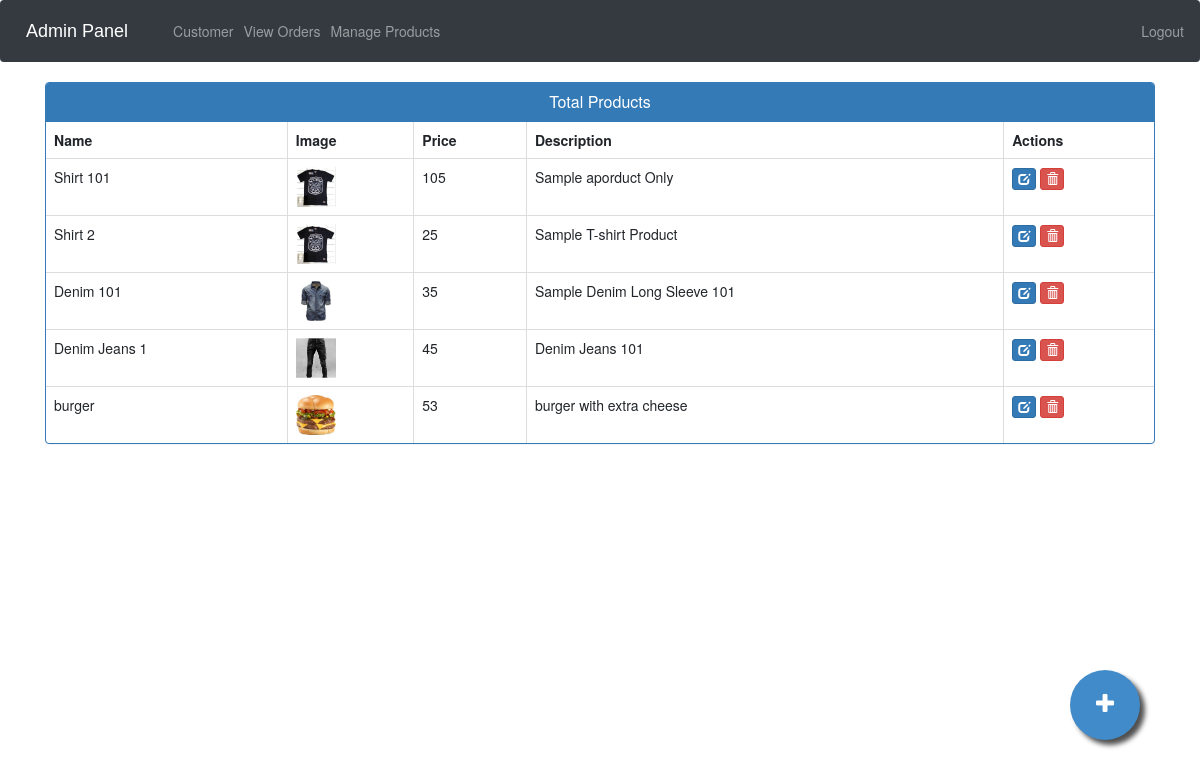
The page /admin-products (signed in) on the database its author committed.
### ecom/models.py (models this page shows, shortened)
class Product(models.Model):
    name=models.CharField(max_length=40)
    product_image= models.ImageField(upload_to='product_image/',null=True,blank=True)
    price = models.PositiveIntegerField()
    description=models.CharField(max_length=40)

### ecom/views.py (the view)
# urls.py: path('admin-products', views.admin_products_view,name='admin-products'),
@login_required(login_url='adminlogin')
def admin_products_view(request):
    products=models.Product.objects.all()
    return render(request,'ecom/admin_products.html',{'products':products})

### templates/ecom/admin_products.html (shortened to what this page needs)
{% extends 'ecom/admin_base.html' %}
{% load static %}
{% block content %}
<head>
  <link href="//netdna.bootstrapcdn.com/bootstrap/3.0.0/css/bootstrap.min.css" rel="stylesheet" id="bootstrap-css">
</head>
<div class="container">
  <div class="panel panel-primary">
    <div class="panel-heading">
      <h6 class="panel-title">Total Products</h6>
    </div>
    <table class="table table-hover table-bordered" id="dev-table">
      <thead>
        <tr>
          <th>Name</th>
          <th>Image</th>
          <th>Price</th>
          <th>Description</th>
          <th>Actions</th>
        </tr>
      </thead>
      {% for p in products %}
  {% if p %}
      <tr>
        <td> {{p.name}}</td>
        <td> <img src="{% static p.product_image.url %}" alt="Profile Pic" height="40px" width="40px" /></td>
        <td>{{p.price}}</td>
        <td>{{p.description}}</td>
        <td><a class="btn btn-primary btn-xs" href="{% url 'update-product' p.id  %}"><span class="glyphicon glyphicon-edit"></span></a>
          <a class="btn btn-danger btn-xs" href="{% url 'delete-product' p.id  %}"><span class="glyphicon glyphicon-trash"></span></a></td>
      </tr>
      {%else%}
      <br><br><br>
      <h1>No Products!!</h1>
      {% endif %}
      {% endfor %}
    </table>
  </div>
</div>
<a href="/admin-add-product" class="float">
<i class="fa fa-plus my-float"></i>
</a>
{% endblock content %}

### templates/ecom/admin_base.html (style rules this page uses)
.fa { font-size: 23px; width: 2em; height: 2em; text-align: center; text-decoration: none; margin: 5px 2px; border-radius: 50%; padding-top: 0.5em; }

### templates/ecom/admin_products.html (style rules this page uses)
a:link { text-decoration: none; }
h6 { text-align: center; }
.float { position:fixed; width:70px; height:70px; bottom:60px; right:60px; background-color:#428bca; color:#FFF; border-radius:50px; text-align:center; box-shadow: 5px 5px 5px #505050; }
.my-float { margin-top:22px; }
.fa { padding: 0em 0.5em; }

### rows shown on the page
Product: name "Shirt 101", product_image (picture), price "105", description "Sample aporduct Only"
Product: name "Shirt 2", product_image (picture), price "25", description "Sample T-shirt Product"
Product: name "Denim 101", product_image (picture), price "35", description "Sample Denim Long Sleeve 101"
Product: name "Denim Jeans 1", product_image (picture), price "45", description "Denim Jeans 101"
Product: name "burger", product_image (picture), price "53", description "burger with extra cheese"
